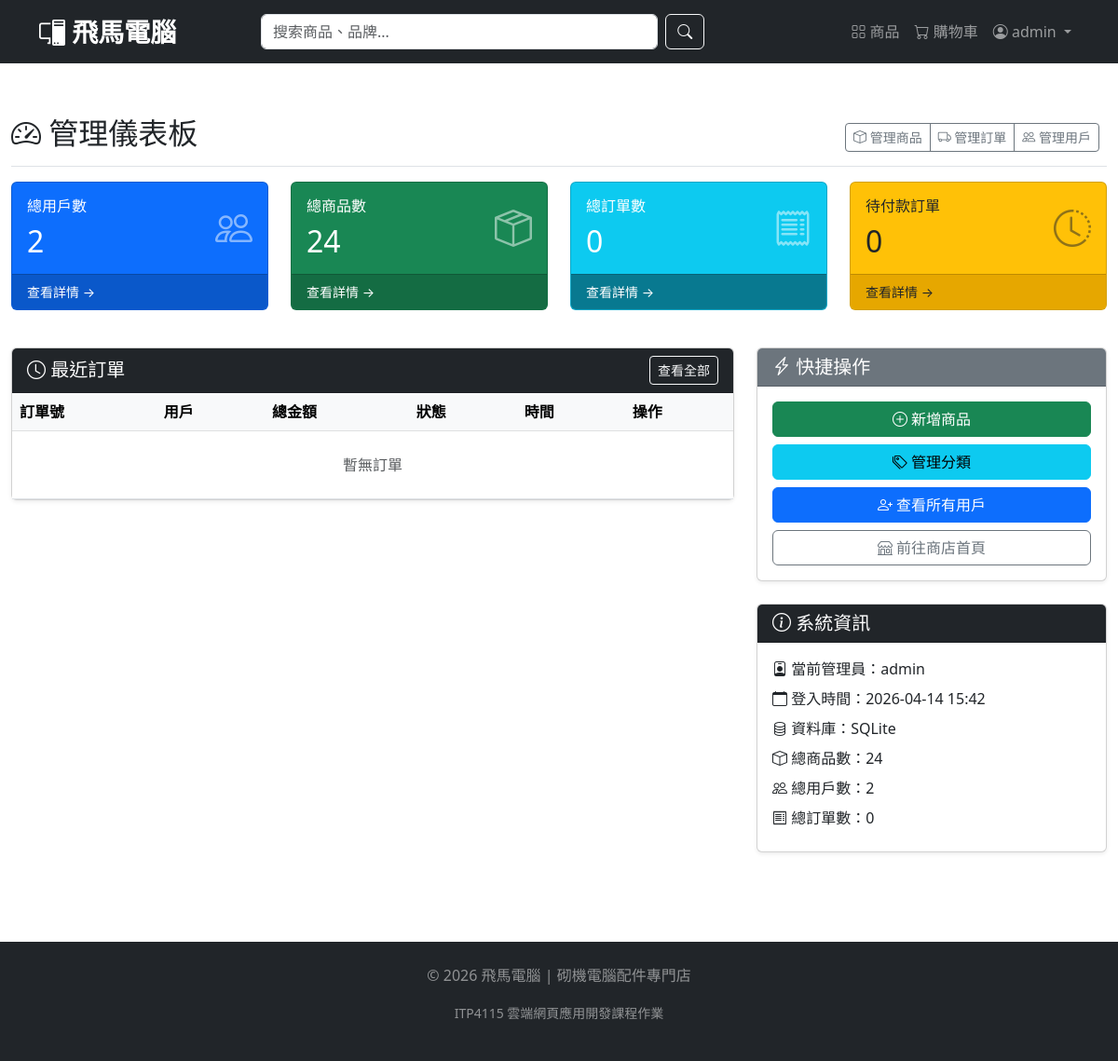
Page /admin/ (signed in) on the earlier database version.
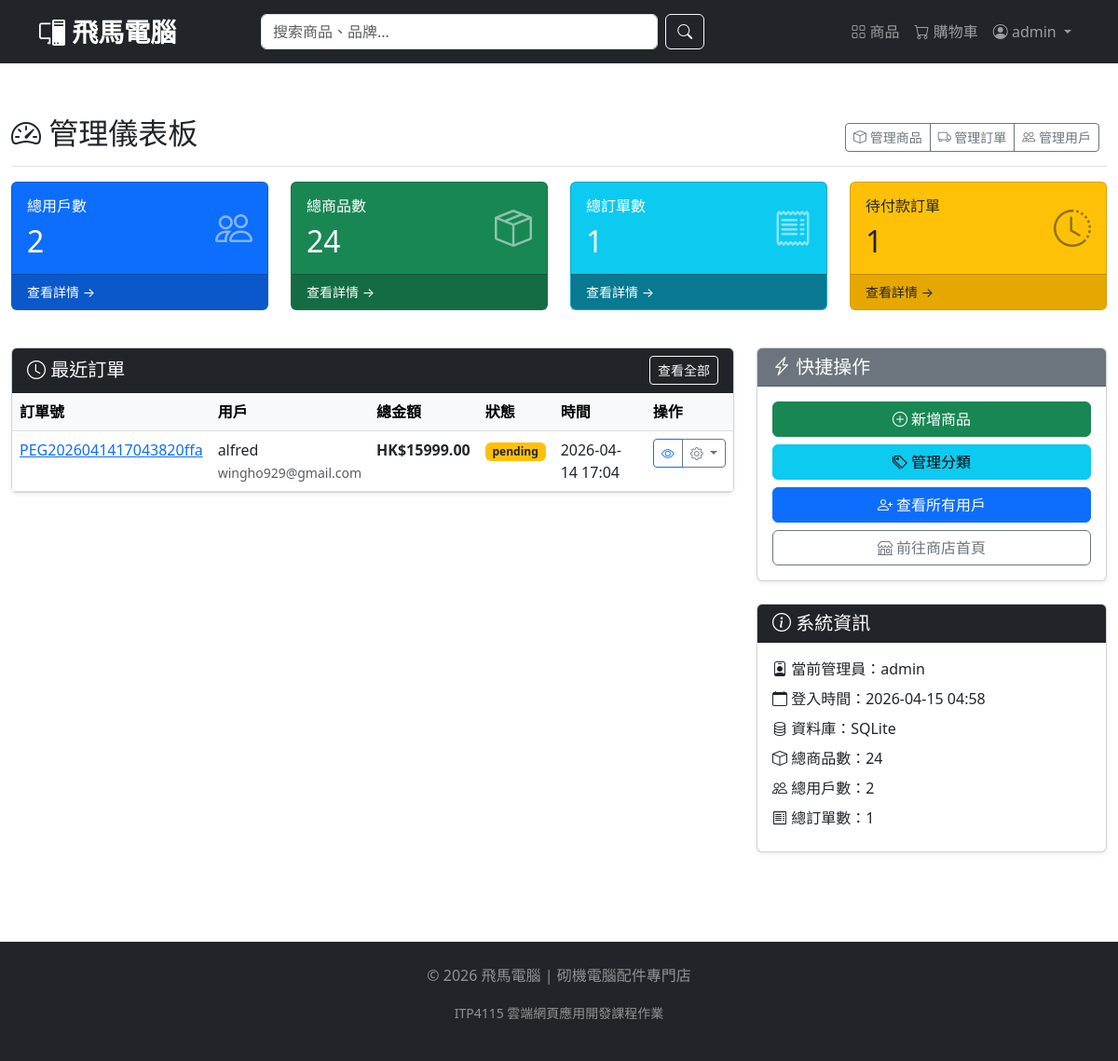
Same page on the later database version.
### models.py (models this page shows, shortened)
class User(db.Model, UserMixin):
    __tablename__ = 'users'
    id = db.Column(db.Integer, primary_key=True)
    username = db.Column(db.String(80), unique=True, nullable=False)
    email = db.Column(db.String(120), unique=True, nullable=False)
    password_hash = db.Column(db.String(128), nullable=False)
    first_name = db.Column(db.String(50))
    last_name = db.Column(db.String(50))
    phone = db.Column(db.String(20))
    address = db.Column(db.String(200))
    is_admin = db.Column(db.Boolean, default=False)
    created_at = db.Column(db.DateTime, default=datetime.utcnow)
    last_login = db.Column(db.DateTime)
    login_count = db.Column(db.Integer, default=0)
    is_active = db.Column(db.Boolean, default=True)
    orders = db.relationship('Order', backref='user', lazy=True, cascade='all, delete-orphan')
    reviews = db.relationship('Review', backref='user', lazy=True, cascade='all, delete-orphan')

class Order(db.Model):
    __tablename__ = 'orders'
    id = db.Column(db.Integer, primary_key=True)
    order_number = db.Column(db.String(50), unique=True, nullable=False)
    user_id = db.Column(db.Integer, db.ForeignKey('users.id'), nullable=False)
    status = db.Column(db.String(20), default='pending')  # pending, paid, shipped, delivered, cancelled
    total_amount = db.Column(db.Float, nullable=False)
    shipping_address = db.Column(db.String(300), nullable=False)
    shipping_phone = db.Column(db.String(20), nullable=False)
    shipping_name = db.Column(db.String(100), nullable=False)
    payment_method = db.Column(db.String(50), default='cod')
    note = db.Column(db.Text)
    created_at = db.Column(db.DateTime, default=datetime.utcnow)
    updated_at = db.Column(db.DateTime, default=datetime.utcnow, onupdate=datetime.utcnow)
    paid_at = db.Column(db.DateTime)
    shipped_at = db.Column(db.DateTime)
    delivered_at = db.Column(db.DateTime)
    items = db.relationship('OrderItem', backref='order', lazy=True, cascade='all, delete-orphan')

### admin.py (the view)
    def wrapper(*args, **kwargs):
        if not current_user.is_authenticated or not current_user.is_admin:
            flash('需要管理员权限', 'danger')
            return redirect(url_for('index'))
        return func(*args, **kwargs)

### admin.py (called while the page is built)
def admin_required(func):
    def wrapper(*args, **kwargs):
        if not current_user.is_authenticated or not current_user.is_admin:
            flash('需要管理员权限', 'danger')
            return redirect(url_for('index'))
        return func(*args, **kwargs)
    wrapper.__name__ = func.__name__
    return wrapper

@admin_bp.route('/')
@login_required
@admin_required
def dashboard():
    total_users = User.query.count()
    total_products = Product.query.count()
    total_orders = Order.query.count()
    pending_orders = Order.query.filter_by(status='pending').count()
    recent_orders = Order.query.order_by(Order.created_at.desc()).limit(10).all()
    return render_template('admin/dashboard.html',
                         total_users=total_users,
                         total_products=total_products,
                         total_orders=total_orders,
                         pending_orders=pending_orders,
                         recent_orders=recent_orders)

### app.py (called while the page is built)
@login_manager.user_loader
def load_user(user_id):
    return User.query.get(int(user_id))

### templates/admin/dashboard.html (shortened to what this page needs)
{% extends "base.html" %}
{% block content %}
<div class="container-fluid py-4">
    <div class="d-flex justify-content-between flex-wrap flex-md-nowrap align-items-center pt-3 pb-2 mb-3 border-bottom">
        <h1 class="h2"><i class="bi bi-speedometer2"></i> 管理儀表板</h1>
        <div class="btn-toolbar mb-2 mb-md-0">
            <div class="btn-group me-2">
                <a href="{{ url_for('admin.admin_products') }}" class="btn btn-sm btn-outline-secondary">
                    <i class="bi bi-box"></i> 管理商品
                </a>
                <a href="{{ url_for('admin.admin_orders') }}" class="btn btn-sm btn-outline-secondary">
                    <i class="bi bi-truck"></i> 管理訂單
                </a>
                <a href="{{ url_for('admin.admin_users') }}" class="btn btn-sm btn-outline-secondary">
                    <i class="bi bi-people"></i> 管理用戶
                </a>
            </div>
        </div>
    </div>
    <div class="row mb-4">
        <div class="col-xl-3 col-md-6 mb-3">
            <div class="card bg-primary text-white h-100">
                <div class="card-body">
                    <div class="d-flex justify-content-between align-items-center">
                        <div>
                            <h6 class="mb-0">總用戶數</h6>
                            <h2 class="mt-2 mb-0">{{ total_users }}</h2>
                        </div>
                        <i class="bi bi-people fs-1 opacity-50"></i>
                    </div>
                </div>
                <div class="card-footer d-flex align-items-center justify-content-between small bg-primary-dark">
                    <a href="{{ url_for('admin.admin_users') }}" class="text-white stretched-link text-decoration-none">查看詳情 →</a>
                </div>
            </div>
        </div>
        <div class="col-xl-3 col-md-6 mb-3">
            <div class="card bg-success text-white h-100">
                <div class="card-body">
                    <div class="d-flex justify-content-between align-items-center">
                        <div>
                            <h6 class="mb-0">總商品數</h6>
                            <h2 class="mt-2 mb-0">{{ total_products }}</h2>
                        </div>
                        <i class="bi bi-box-seam fs-1 opacity-50"></i>
                    </div>
                </div>
                <div class="card-footer d-flex align-items-center justify-content-between small bg-success-dark">
                    <a href="{{ url_for('admin.admin_products') }}" class="text-white stretched-link text-decoration-none">查看詳情 →</a>
                </div>
            </div>
        </div>
        <div class="col-xl-3 col-md-6 mb-3">
            <div class="card bg-info text-white h-100">
                <div class="card-body">
                    <div class="d-flex justify-content-between align-items-center">
                        <div>
                            <h6 class="mb-0">總訂單數</h6>
                            <h2 class="mt-2 mb-0">{{ total_orders }}</h2>
                        </div>
                        <i class="bi bi-receipt fs-1 opacity-50"></i>
                    </div>
                </div>
                <div class="card-footer d-flex align-items-center justify-content-between small bg-info-dark">
                    <a href="{{ url_for('admin.admin_orders') }}" class="text-white stretched-link text-decoration-none">查看詳情 →</a>
                </div>
            </div>
        </div>
        <div class="col-xl-3 col-md-6 mb-3">
            <div class="card bg-warning text-dark h-100">
                <div class="card-body">
                    <div class="d-flex justify-content-between align-items-center">
                        <div>
                            <h6 class="mb-0">待付款訂單</h6>
                            <h2 class="mt-2 mb-0">{{ pending_orders }}</h2>
                        </div>
                        <i class="bi bi-clock-history fs-1 opacity-50"></i>
                    </div>
                </div>
                <div class="card-footer d-flex align-items-center justify-content-between small bg-warning-dark">
                    <a href="{{ url_for('admin.admin_orders', status='pending') }}" class="text-dark stretched-link text-decoration-none">查看詳情 →</a>
                </div>
            </div>
        </div>
    </div>
    <div class="row">
        <div class="col-lg-8 mb-4">
            <div class="card shadow-sm">
                <div class="card-header bg-dark text-white d-flex justify-content-between align-items-center">
                    <h5 class="mb-0"><i class="bi bi-clock"></i> 最近訂單</h5>
                    <a href="{{ url_for('admin.admin_orders') }}" class="btn btn-sm btn-outline-light">查看全部</a>
                </div>
                <div class="card-body p-0">
                    <div class="table-responsive">
                        <table class="table table-hover mb-0">
                            <thead class="table-light">
                                <tr>
                                    <th>訂單號</th>
                                    <th>用戶</th>
                                    <th>總金額</th>
                                    <th>狀態</th>
                                    <th>時間</th>
                                    <th>操作</th>
                                </tr>
                            </thead>
                            <tbody>
                                {% for order in recent_orders %}
                                <tr>
                                    <td>
                                        <a href="{{ url_for('order_detail', order_id=order.id) }}" target="_blank">
                                            {{ order.order_number }}
                                        </a>
                                    </td>
                                    <td>{{ order.user.username }}<br><small class="text-muted">{{ order.user.email }}</small></td>
                                    <td><span class="fw-bold">HK${{ "%.2f"|format(order.total_amount) }}</span></td>
                                    <td>
                                        <span class="badge
                                            {% if order.status == 'pending' %}bg-warning text-dark
                                            {% elif order.status == 'paid' %}bg-primary
                                            {% elif order.status == 'shipped' %}bg-info
                                            {% elif order.status == 'delivered' %}bg-success
                                            {% else %}bg-danger{% endif %}">
                                            {{ order.status }}
                                        </span>
                                    </td>
                                    <td>{{ order.created_at.strftime('%Y-%m-%d %H:%M') }}</td>
                                    <td>
                                        <div class="btn-group btn-group-sm">
                                            <a href="{{ url_for('order_detail', order_id=order.id) }}" class="btn btn-outline-primary" target="_blank">
                                                <i class="bi bi-eye"></i>
                                            </a>
                                            <button type="button" class="btn btn-outline-secondary dropdown-toggle" data-bs-toggle="dropdown">
                                                <i class="bi bi-gear"></i>
                                            </button>
                                        </div>
                                    </td>
                                </tr>
                                {% else %}
                                <tr>
                                    <td colspan="6" class="text-center py-4 text-muted">暫無訂單</td>
                                </tr>
                                {% endfor %}
                            </tbody>
                        </table>
                    </div>
                </div>
            </div>
        </div>
        <div class="col-lg-4 mb-4">
            <div class="card shadow-sm mb-4">
                <div class="card-header bg-secondary text-white">
                    <h5 class="mb-0"><i class="bi bi-lightning-charge"></i> 快捷操作</h5>
                </div>
                <div class="card-body">
                    <div class="d-grid gap-2">
                        <a href="{{ url_for('admin.add_product') }}" class="btn btn-success">
                            <i class="bi bi-plus-circle"></i> 新增商品
                        </a>
                        <a href="{{ url_for('admin.admin_categories') }}" class="btn btn-info">
                            <i class="bi bi-tags"></i> 管理分類
                        </a>
                        <a href="{{ url_for('admin.admin_users') }}?role=user" class="btn btn-primary">
                            <i class="bi bi-person-plus"></i> 查看所有用戶
                        </a>
                        <a href="{{ url_for('products') }}" class="btn btn-outline-secondary" target="_blank">
                            <i class="bi bi-shop"></i> 前往商店首頁
                        </a>
                    </div>
                </div>
            </div>
            <div class="card shadow-sm">
                <div class="card-header bg-dark text-white">
                    <h5 class="mb-0"><i class="bi bi-info-circle"></i> 系統資訊</h5>
                </div>
                <div class="card-body">
                    <ul class="list-unstyled mb-0">
                        <li class="mb-2"><i class="bi bi-person-badge"></i> 當前管理員：{{ current_user.username }}</li>
                        <li class="mb-2"><i class="bi bi-calendar"></i> 登入時間：{{ current_user.last_login.strftime('%Y-%m-%d %H:%M') if current_user.last_login else '-' }}</li>
                        <li class="mb-2"><i class="bi bi-database"></i> 資料庫：SQLite</li>
                        <li class="mb-2"><i class="bi bi-box"></i> 總商品數：{{ total_products }}</li>
                        <li class="mb-2"><i class="bi bi-people"></i> 總用戶數：{{ total_users }}</li>
                        <li class="mb-2"><i class="bi bi-receipt"></i> 總訂單數：{{ total_orders }}</li>
                    </ul>
                </div>
            </div>
        </div>
    </div>
</div>
{% endblock %}

### templates/base.html (shortened to what this page needs)
<!DOCTYPE html>
<html lang="zh-HK">
<head>
    <link href="https://cdn.jsdelivr.net/npm/bootstrap@5.3.0-alpha1/dist/css/bootstrap.min.css" rel="stylesheet">
    <link rel="stylesheet" href="https://cdn.jsdelivr.net/npm/bootstrap-icons@1.11.0/font/bootstrap-icons.css">
    <link href="{{ url_for('static', filename='css/style.css') }}" rel="stylesheet">
</head>
<body>
    <nav class="navbar navbar-expand-lg navbar-dark bg-dark sticky-top">
        <div class="container">
            <a class="navbar-brand fw-bold fs-3" href="{{ url_for('index') }}">
                <i class="bi bi-pc-display"></i> 飛馬電腦
            </a>
            <div class="collapse navbar-collapse" id="navbarMain">
                <form class="d-flex mx-auto w-50" action="{{ url_for('products') }}" method="get">
                    <input class="form-control me-2" type="search" name="search" placeholder="搜索商品、品牌..." aria-label="Search">
                    <button class="btn btn-outline-light" type="submit"><i class="bi bi-search"></i></button>
                </form>
                <ul class="navbar-nav ms-auto">
                    <li class="nav-item"><a class="nav-link" href="{{ url_for('products') }}"><i class="bi bi-grid"></i> 商品</a></li>
                    <li class="nav-item"><a class="nav-link position-relative" href="{{ url_for('cart') }}">
                        <i class="bi bi-cart"></i> 購物車
                    </a></li>
                    {% if current_user.is_authenticated %}
                        <li class="nav-item dropdown">
                            <a class="nav-link dropdown-toggle" href="#" data-bs-toggle="dropdown">
                                <i class="bi bi-person-circle"></i> {{ current_user.username }}
                            </a>
                        </li>
                    {% else %}
                        <li class="nav-item"><a class="nav-link" href="{{ url_for('login') }}"><i class="bi bi-box-arrow-in-right"></i> 登入</a></li>
                        <li class="nav-item"><a class="nav-link" href="{{ url_for('register') }}"><i class="bi bi-person-plus"></i> 註冊</a></li>
                    {% endif %}
                </ul>
            </div>
        </div>
    </nav>
    {% block content %}{% endblock %}
    <footer class="bg-dark text-white-50 mt-5 py-4">
        <div class="container text-center">
            <p>&copy; 2026 飛馬電腦 | 砌機電腦配件專門店</p>
            <p><small>ITP4115 雲端網頁應用開發課程作業</small></p>
        </div>
    </footer>
</body>
</html>

### templates/admin/dashboard.html (style rules this page uses)
.bg-primary-dark { background-color: #0a58ca; }
.bg-success-dark { background-color: #146c43; }
.bg-info-dark { background-color: #087990; }
.bg-warning-dark { background-color: #e6a700; }

Differences in the rows shown:
changed User "admin": last_login "2026-04-14 15:42" → "2026-04-15 04:58"
added Order: order_number "PEG2026041417043820ffa", user.username "alfred", user.email "wingho929@gmail.com", total_amount "15999.00", status "pending", created_at "2026-04-14 17:04"
Other differences:
{{ total_orders }}: "0" → "1"
{{ pending_orders }}: "0" → "1"
text no longer shown: "暫無訂單"
